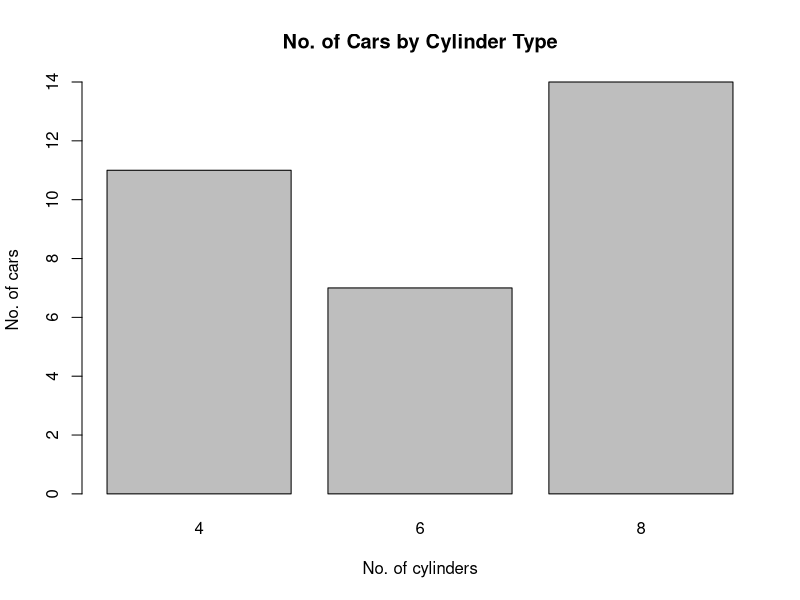

The R source for this figure:
## ---- chunk 1
mtcars$mpg_cat = ifelse(mtcars$mpg < 15, "low", ifelse(mtcars$mpg < 20, "med low", ifelse(mtcars$mpg < 30, "med hi", "high")))
print(mtcars)
## ---- chunk 2
lightCarsMpg = mtcars$mpg[mtcars$wt < 3];
mediumCarsMpg = mtcars$mpg[mtcars$wt >= 3 & mtcars$wt < 5]
heavyCarsMpg = mtcars$mpg[mtcars$wt >= 5]

mpgList = list(
  lightCarsMpg = lightCarsMpg,
  mediumCarsMpg = mediumCarsMpg,
  heavyCarsMpg = heavyCarsMpg
)

print(mpgList)

meanMpg = sapply(mpgList, mean)
print(meanMpg)
## ---- chunk 3
cylinderCount = table(mtcars$cyl);

barplot(cylinderCount,
  main = "No. of Cars by Cylinder Type",
  xlab = "No. of cylinders",
  ylab = "No. of cars"
)

## ---- chunk 4
myseed = 2
set.seed(myseed)
rolls = sample(2:12,100,replace=TRUE,prob=c(1,2,3,4,5,6,5,4,3,2,1)/36)
rolls
## ---- chunk 5
count = 1;
while(rolls[count] != 12) {
  count = count + 1
}

print(count)
